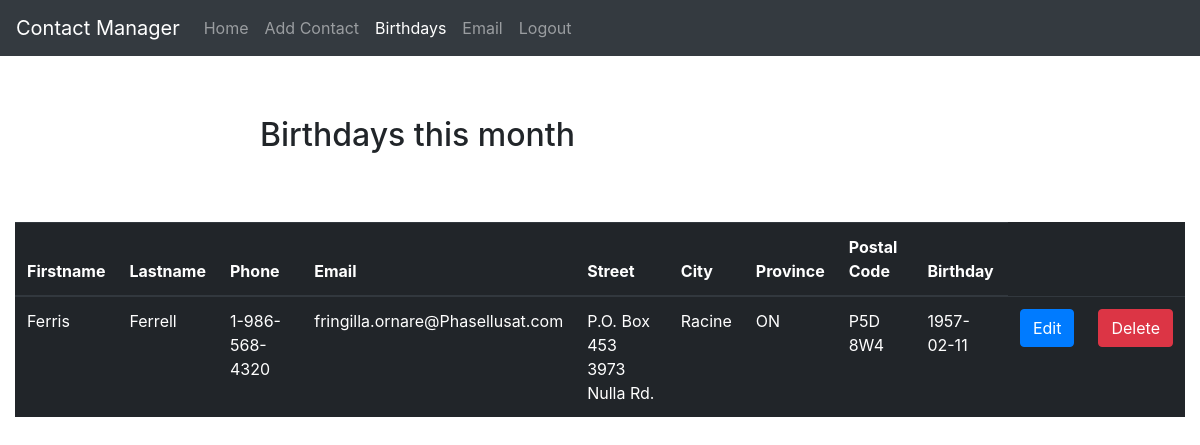
Page /pages/birthday.php (signed in) on the committed database.
### tables this page shows
CREATE TABLE `addressbook` (
  `id` int(11) NOT NULL,
  `firstname` varchar(200) NOT NULL,
  `lastname` varchar(200) NOT NULL,
  `phone` varchar(15) NOT NULL,
  `email` varchar(100) NOT NULL,
  `street` varchar(200) NOT NULL,
  `city` varchar(150) NOT NULL,
  `province` varchar(150) NOT NULL,
  `postal` varchar(7) NOT NULL,
  `birthday` date NOT NULL
);

### tools/dbConnection.php (called while the page is built, shortened)
<?php
    $table_name = "addressbook";

### pages/birthday.php (the view, shortened to what this page needs)
<?php
    $month = date('m');
    require('../tools/dbConnection.php');
    $stmt = $connection->prepare(" SELECT * FROM $table_name WHERE MONTH(birthday) = $month");
    $stmt->execute();
    $result = $stmt->get_result();
?>
<!DOCTYPE html>
<html lang="en">
<head>
    <link rel="stylesheet" href="https://maxcdn.bootstrapcdn.com/bootstrap/4.0.0/css/bootstrap.min.css">
    <link rel="stylesheet" href="../css/mainStyles.css" type="text/css">
</head>
<body>
<nav class="navbar navbar-expand-sm bg-dark navbar-dark">
        <a class="navbar-brand" href="./home.php">Contact Manager</a>
        <ul class="navbar-nav">
            <li class="nav-item">
                <a class="nav-link" href="./home.php">Home</a>
            </li>
            <li class="nav-item">
                <a class="nav-link" href="./addContact.php">Add Contact</a>
            </li>
            <li class="nav-item">
                <a class="nav-link active" href="./birthday.php">Birthdays</a>
            </li>
            <li class="nav-item">
                <a class="nav-link" href="./emailForm.php">Email</a>
            </li>
            <li class="nav-item">
                <a class="nav-link" href="../tools/logout.php">Logout</a>
            </li>
        </ul>
    </nav>
    <div class="container-fluid">
        <div class="row justify-content-center">
            <div class="col-md-8 welcome">
                <h2>Birthdays this month</h2>
            </div>
        </div>
            <div class="row justify-content-center">
                <div class="col-md-12">
                    <table class="table table-dark">
                        <thead>
                            <tr>
                                <th>Firstname</th>
                                <th>Lastname</th>
                                <th>Phone</th>
                                <th>Email</th>
                                <th>Street</th>
                                <th>City</th>
                                <th>Province</th>
                                <th>Postal Code</th>
                                <th>Birthday</th>
                            </tr>
                        </thead>
                        <tbody>
                            <?php
                                while($row = $result->fetch_assoc()) {
                                    echo "<tr><td>".$row['firstname']."</td>
                                    <td>".$row['lastname']."</td>
                                    <td>".$row['phone']."</td>
                                    <td>".$row['email']."</td>
                                    <td>".$row['street']."</td>
                                    <td>".$row['city']."</td>
                                    <td>".$row['province']."</td>
                                    <td>".$row['postal']."</td>
                                    <td>".$row['birthday']."<td><form action='./edit.php' method='POST'>
                                    <input id='contactID' name='contactID' type='hidden' value='".$row['id']."'>
                                    <input type='submit' class='btn btn-primary' value='Edit'></form></td>
                                    <td><form action='../scripts/deleteSingle.php' method='POST'>
                                    <input id='contactID' name='contactID' type='hidden' value='".$row['id']."'>
                                    <input type='submit' class='btn btn-danger' value='Delete'></form></td></tr>";
                                  }
                            ?>
                        </tbody>
                    </table>
                </div>
            </div>
        </div>
</body>
</html>

### css/mainStyles.css (style rules this page uses)
.welcome { padding: 5%; }

### rows in the picture
addressbook: firstname "Ferris", lastname "Ferrell", phone "1-986-568-4320", email "fringilla.ornare@Phasellusat.com", street "P.O. Box 453 3973 Nulla Rd.", city "Racine", province "ON", postal "P5D 8W4", birthday "1957-02-11"
